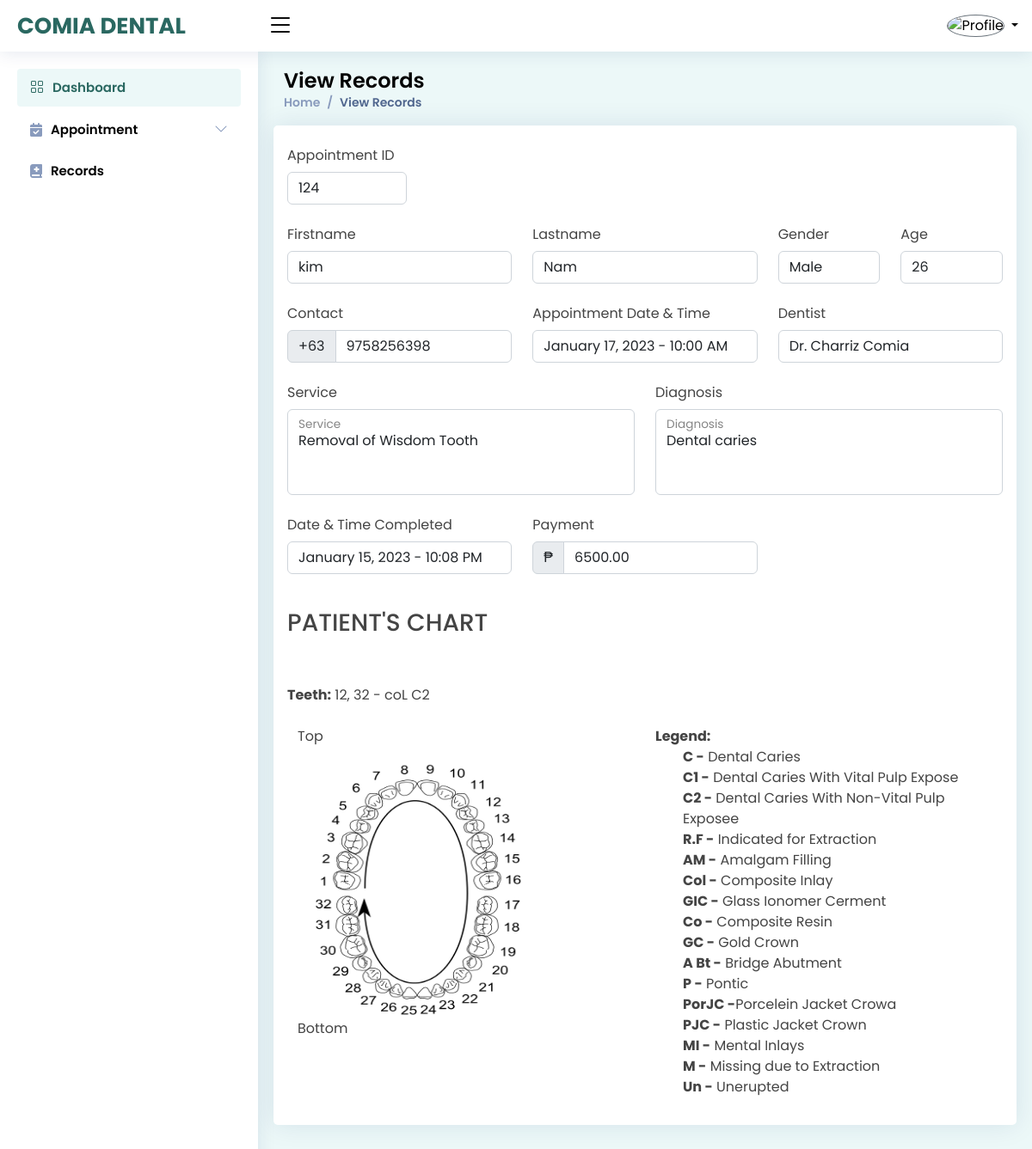
The app's page /admin/view-records.php?id=124 (signed in) with its own data.
### tables this page shows
CREATE TABLE `tbl_appointment` (
  `appointment_id` int(11) NOT NULL,
  `user_id` int(11) NOT NULL,
  `firstname` varchar(255) NOT NULL,
  `lastname` varchar(255) NOT NULL,
  `gender` varchar(255) NOT NULL,
  `age` int(11) NOT NULL,
  `contact` varchar(255) NOT NULL,
  `appointment_date` date NOT NULL,
  `appointment_time` time NOT NULL,
  `service` varchar(255) NOT NULL,
  `dentist` varchar(255) NOT NULL,
  `status` varchar(255) NOT NULL,
  `description` varchar(255) NOT NULL,
  `payment` decimal(10,2) NOT NULL,
  `date_completed` date NOT NULL,
  `time_completed` time NOT NULL,
  `reason` varchar(255) NOT NULL,
  `reason2` varchar(55) NOT NULL,
  `request` text NOT NULL,
  `diagram` text NOT NULL
);

CREATE TABLE `tbl_tooth` (
  `id` int(11) NOT NULL,
  `title` varchar(55) NOT NULL,
  `age` varchar(55) NOT NULL,
  `image` varchar(55) NOT NULL
);

### admin/view-records.php (the view, shortened to what this page needs)
<?php include './components/head_css.php';
include './components/component-top.php';
if(!isset($_GET['id'])) {
    ?>
    <script>
        location.href = 'records.php';
    </script>
    <?php
} else {
    $appointment_id = $_GET['id'];
        ?>
        <?php
}
?>
<main id="main" class="main">
    <div class="pagetitle">
        <h1>View Records</h1>
        <nav>
            <ol class="breadcrumb">
                <li class="breadcrumb-item"><a href="index.php">Home</a></li>
                <li class="breadcrumb-item active">View Records</li>
            </ol>
        </nav>
    </div>
    <section>
        <div class="row">
            <div class="card p-3">
                <?php
                $get_record = mysqli_query($conn, "SELECT * FROM tbl_appointment WHERE appointment_id = $appointment_id");
                foreach($get_record as $row) {
                    $age = $row['age'];
                ?>
                <form>
                    <div class="mb-3 col-sm-5 col-md-3 col-lg-2">
                        <label for="view_appointment_id" class="col-form-label">Appointment ID</label>
                        <input type="text" class="form-control" id="view_appointment_id" name="view_appointment_id" value="<?= $row['appointment_id'] ?>"
                            required readonly>
                    </div>
                    <div class="row form-group mb-3">
                        <div class="col-md-4">
                            <label for="view_firstname" class="col-form-label">Firstname</label>
                            <input type="text" class="form-control" id="view_firstname" name="view_firstname" value="<?= $row['firstname'] ?>" required
                                readonly>
                        </div>
                        <div class="col-md-4">
                            <label for="view_lastname" class="col-form-label">Lastname</label>
                            <input type="text" class="form-control" id="view_lastname" name="view_lastname" value="<?= $row['lastname'] ?>" required
                                readonly>
                        </div>
                        <div class="col-md-2">
                            <label for="view_gender" class="col-form-label">Gender</label>
                            <input type="text" class="form-control" id="view_gender" name="view_gender" value="<?= $row['gender'] ?>" required
                                readonly>
                        </div>
                        <div class="col-md-2">
                            <label for="view_age" class="col-form-label">Age</label>
                            <input type="text" class="form-control" id="view_age" name="view_age" value="<?= $row['age'] ?>" required readonly>
                        </div>
                    </div>
                    <div class="row form-group mb-3">
                        <div class="col-md-4">
                            <label for="view_firstname" class="col-form-label">Contact</label>
                            <div class="input-group input-group-merge">
                                <span class="input-group-text">+63</span>
                                <input type="tel" id="view_contact" name="view_contact" class="form-control" value="<?= $row['contact'] ?>" required
                                    readonly />
                            </div>
                        </div>
                        <div class="col-md-4">
                            <label for="view_lastname" class="col-form-label">Appointment Date & Time</label>
                            <input type="text" class="form-control" id="view_lastname" name="view_lastname" value="<?= date('F d, Y', strtotime($row['appointment_date'])) . ' - ' . date('h:i A', strtotime($row['appointment_time'])) ?>" required
                                readonly>
                        </div>
                        <div class="col-md-4">
                            <label for="view_gender" class="col-form-label">Dentist</label>
                            <input type="text" class="form-control" id="view_gender" name="view_gender" value="<?= $row['dentist'] ?>" required
                                readonly>
                        </div>
                    </div>
                    <div class="row form-group mb-3">
                        <div class="col-md-6">
                            <label for="view_gender" class="col-form-label">Service</label>
                            <div class="form-floating">
                                <textarea class="form-control" placeholder="Leave a comment here" id="view_reason"
                                    name="view_reason" style="height: 100px; resize: none;"><?= $row['service'] ?></textarea>
                                <label for="floatingTextarea2">Service</label>
                            </div>
                        </div>
                        <div class="col-md-6">
                            <label for="view_gender" class="col-form-label">Diagnosis</label>
                            <div class="form-floating">
                                <textarea class="form-control" placeholder="Leave a comment here" id="view_reason"
                                    name="view_reason" style="height: 100px; resize: none;"><?= $row['description'] ?></textarea>
                                <label for="floatingTextarea2">Diagnosis</label>
                            </div>
                        </div>
                    </div>
                    <div class="row form-group mb-3">
                        <div class="col-md-4">
                            <label for="view_gender" class="col-form-label">Date & Time Completed</label>
                            <input type="text" class="form-control" id="view_gender" name="view_gender" value="<?= date('F d, Y', strtotime($row['date_completed'])) . ' - ' . date('h:i A', strtotime($row['time_completed'])) ?>" required
                                readonly>
                        </div>
                        <div class="col-md-4">
                            <label for="view_gender" class="col-form-label">Payment</label>
                             <div class="input-group input-group-merge">
                                <span class="input-group-text">&#8369;</span>
                            <input type="text" class="form-control" id="view_gender" name="view_gender" value="<?= $row['payment'] ?>" required
                                readonly>
                                </div>
                        </div>
                    </div>
                    <br>
            <h3>PATIENT'S CHART</h3>
            <br></br>
                    <b>Teeth:</b> <?php echo  $row['diagram'];
                    ?>
<br></br>
                                    <div class="container">
                <div class="row">
                <?php
                $sql1 = mysqli_query($conn, "SELECT * FROM tbl_tooth WHERE title = 'Adult Tooth'");
                $row = mysqli_fetch_array($sql1);
                $adult = $row['image'];
                $sql1 = mysqli_query($conn, "SELECT * FROM tbl_tooth WHERE title = 'Baby Tooth'");
                $row = mysqli_fetch_array($sql1);
                $baby = $row['image'];
                if($age == 7 || $age < 7){
                    $image = $baby;
                }
                else{
                $image = $adult;
                }
                ?>
    <div class="col-sm">
    <p>Top</p><img src="<?php echo $image ?>"style="margin-left: 0.9em;" height="300" width="250"><p>Bottom</p>
    </div>
    <div class="col-sm">
    <b>Legend:</b><br>
    <ul class="legend">
    <li><span class="leg">C -</span> Dental Caries</li>
    <li><span class="leg">C1 -</span> Dental Caries With Vital Pulp Expose</li>
    <li><span class="leg">C2 -</span> Dental Caries With Non-Vital Pulp Exposee</li>
    <li><span class="leg">R.F -</span> Indicated for Extraction</li>
    <li><span class="leg">AM -</span> Amalgam Filling</li>
    <li><span class="leg">Col -</span> Composite Inlay</li>
    <li><span class="leg">GIC -</span> Glass Ionomer Cerment</li>
    <li><span class="leg">Co -</span> Composite Resin</li>
    <li><span class="leg">GC -</span> Gold Crown</li>
    <li><span class="leg">A Bt -</span> Bridge Abutment</li>
    <li><span class="leg">P -</span> Pontic</li>
    <li><span class="leg">PorJC -</span>Porcelein Jacket Crowa</li>
    <li><span class="leg">PJC -</span> Plastic Jacket Crown</li>
    <li><span class="leg">MI -</span> Mental Inlays</li>
    <li><span class="leg">M -</span> Missing due to Extraction</li>
    <li><span class="leg">Un -</span> Unerupted</li>
</ul>
    </div>
  </div>
</div>
                </form>
                <?php
                }
                ?>
            </div>
        </div>
    </section>
</main>
<?php include './components/component-bottom.php'; ?>

### admin/assets/css/style.css (style rules this page uses)
:root { scroll-behavior: smooth; }
body { font-family: 'Poppins', sans-serif; background: #ecf8f8; color: #444444; }
a { color: #2a6861; text-decoration: none; }
h1, h2, h3, h4, h5, h6 { font-family: 'Poppins', sans-serif; }
#main { margin-top: 60px; padding: 20px 30px; transition: all 0.3s; }
.pagetitle { margin-bottom: 10px; }
.pagetitle h1 { font-size: 24px; margin-bottom: 0; font-weight: 600; color: #000; }
.card { margin-bottom: 30px; border: none; border-radius: 5px; box-shadow: 0px 0 30px rgba(1, 41, 112, 0.1); }
.breadcrumb { font-size: 14px; font-family: 'Poppins', sans-serif; color: #899bbd; font-weight: 600; }
.breadcrumb a { color: #899bbd; transition: 0.3s; }
.breadcrumb .breadcrumb-item::before { color: #899bbd; }
.breadcrumb .active { color: #51678f; font-weight: 600; }
@media (min-width: 1200px) { #main, #footer { margin-left: 300px; } }

### admin/view-records.php (style rules this page uses)
.legend { list-style: none; }
.leg { font-weight: bold; }

### records on screen
tbl_appointment: view_appointment_id "124", view_firstname "kim", view_lastname "Nam", view_gender "Male", view_age "26", view_contact "9758256398", view_lastname "January 17, 2023 - 10:00 AM", view_gender "Dr. Charriz Comia", view_reason "Removal of Wisdom Tooth", view_reason "Dental caries", view_gender "January 15, 2023 - 10:08 PM", view_gender "6500.00", diagram "12, 32 - coL C2", tbl_tooth.image (picture)
